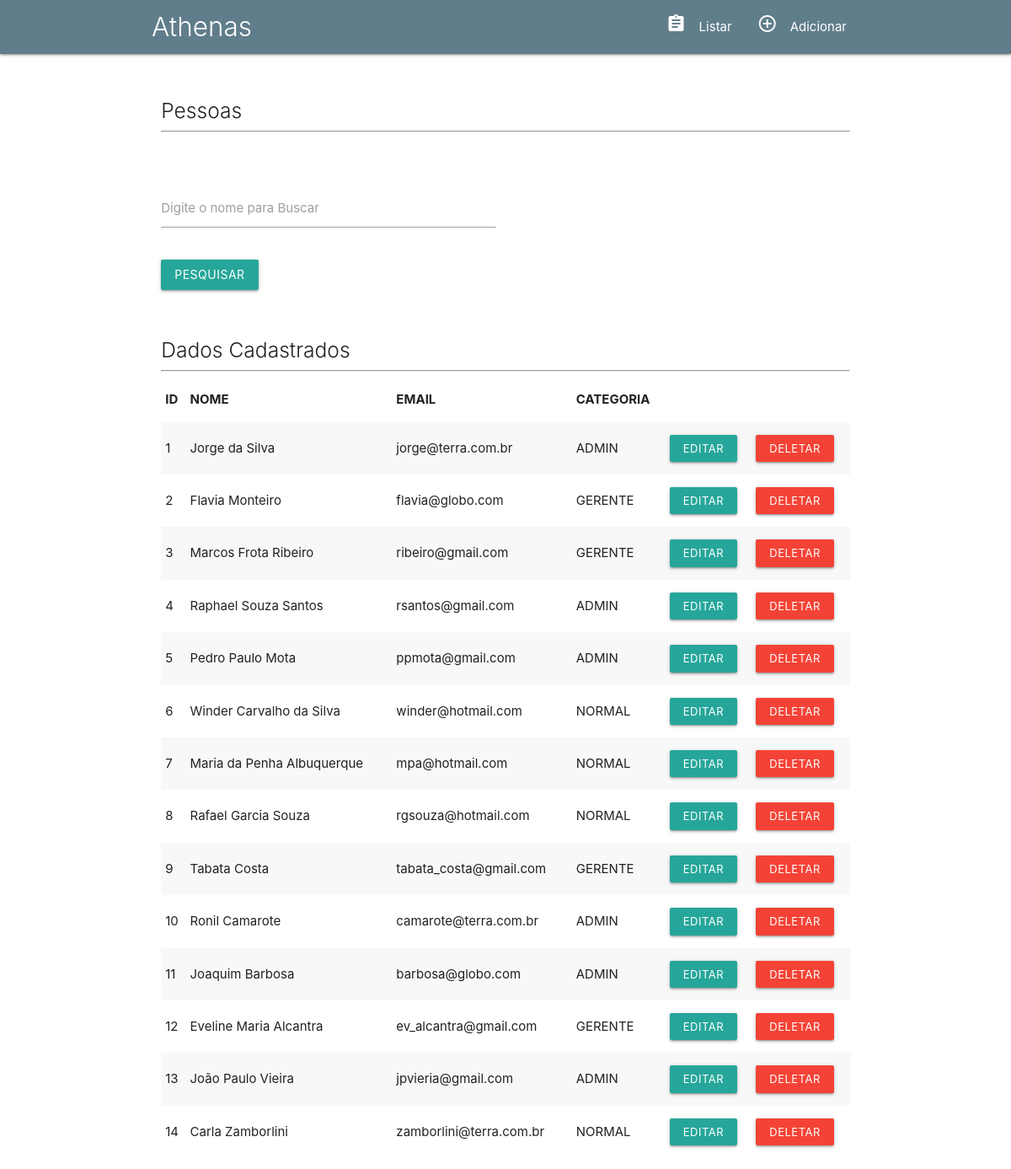
Page /public/home.php on the committed database.
### tables this page shows
CREATE TABLE `pessoa` (
  `idpessoa` int(11) NOT NULL,
  `nome` varchar(100) NOT NULL,
  `email` varchar(100) NOT NULL,
  `id_categoria` int(11) NOT NULL
);

CREATE TABLE `categoria` (
  `IDCATEGORIA` int(11) NOT NULL,
  `NOME` varchar(50) NOT NULL
);

### database/pessoas/read.php (called while the page is built, shortened)
<?php
    $search = filter_input(INPUT_POST, 'search', FILTER_SANITIZE_SPECIAL_CHARS);
    $readPessoa = new Pessoas();
    $readPessoa->read($search);

### classes/Pessoas.class.php (the view, shortened to what this page needs)
<?php
    class Pessoas extends Connection implements crudPessoas{
        private $id, $nome, $email, $id_categoria;
        protected function setId($id){
            $this->id = $id;
        }
        protected function getId(){
            return $this->id;
        }
        public function read($search){
            $conn = $this->connect();
            $search = "%" .$search. "%";
            $sql = "SELECT pessoa.idpessoa, pessoa.nome, pessoa.email, categoria.NOME
                    FROM pessoa
                    JOIN categoria on categoria.IDCATEGORIA  = pessoa.id_categoria
                    WHERE pessoa.nome like :search";
            $stmt = $conn->prepare($sql);
            $stmt->bindParam(':search', $search);
            $stmt->execute();
            $result = $stmt->fetchAll();
            foreach ($result as $values) {
                $id = $this->getId();
                echo "<tr>";
                echo "<td>" .$values['idpessoa']. "</td>";
                echo "<td>" .$values['nome']. "</td>";
                echo "<td>" .$values['email']. "</td>";
                echo "<td>" .$values['NOME']. "</td>";
                echo "<td><a href='edit-pessoa.php?id=$id' class='btn btn-small'>Editar</a></td>";
                echo "<td><a href='../database/pessoas/delete.php?id=$id' class='btn btn-small red'>Deletar</a></td>";
                echo "</tr>";
            }
        }
    }

### public/home.php (shortened to what this page needs)
<div class="row container">
    <div class="col s12">
        <p>&nbsp;</p>
        <h5 class="light">Pessoas</h5><hr><br><br>
        <?php require_once '../forms/form-consulta.php' ?>
        <table class="striped">
            <thead>
                <tr>
                    <th>ID</th>
                    <th>NOME</th>
                    <th>EMAIL</th>
                    <th>CATEGORIA</th>
                </tr>
            </thead>
            <tbody>
                <h5 class="light">Dados Cadastrados</h5><hr>
                <?php
                    require_once "../database/pessoas/read.php";
                ?>
            </tbody>
        </table>
    </div>
</div>

### forms/form-consulta.php
<form action="" method="post" class="row">
    <div class="input-field col s12 m6">
        <label for="search">Digite o nome para Buscar</label>
        <input type="text" name="search" id="search" autofocus>
    </div>
    <div class="input-field col s12">
        <input type="submit" name="" value="Pesquisar" class="btn" id=""><br><br>
    </div>
</form>

### rows in the picture
pessoa: idpessoa "1", nome "Jorge da Silva", email "jorge@terra.com.br", id_categoria.NOME "ADMIN"
pessoa: idpessoa "2", nome "Flavia Monteiro", email "flavia@globo.com", id_categoria.NOME "GERENTE"
pessoa: idpessoa "3", nome "Marcos Frota Ribeiro", email "ribeiro@gmail.com", id_categoria.NOME "GERENTE"
pessoa: idpessoa "4", nome "Raphael Souza Santos", email "rsantos@gmail.com", id_categoria.NOME "ADMIN"
pessoa: idpessoa "5", nome "Pedro Paulo Mota", email "ppmota@gmail.com", id_categoria.NOME "ADMIN"
pessoa: idpessoa "6", nome "Winder Carvalho da Silva", email "winder@hotmail.com", id_categoria.NOME "NORMAL"
pessoa: idpessoa "7", nome "Maria da Penha Albuquerque", email "mpa@hotmail.com", id_categoria.NOME "NORMAL"
pessoa: idpessoa "8", nome "Rafael Garcia Souza", email "rgsouza@hotmail.com", id_categoria.NOME "NORMAL"
pessoa: idpessoa "9", nome "Tabata Costa", email "tabata_costa@gmail.com", id_categoria.NOME "GERENTE"
pessoa: idpessoa "10", nome "Ronil Camarote", email "camarote@terra.com.br", id_categoria.NOME "ADMIN"
pessoa: idpessoa "11", nome "Joaquim Barbosa", email "barbosa@globo.com", id_categoria.NOME "ADMIN"
pessoa: idpessoa "12", nome "Eveline Maria Alcantra", email "ev_alcantra@gmail.com", id_categoria.NOME "GERENTE"
pessoa: idpessoa "13", nome "João Paulo Vieira", email "jpvieria@gmail.com", id_categoria.NOME "ADMIN"
pessoa: idpessoa "14", nome "Carla Zamborlini", email "zamborlini@terra.com.br", id_categoria.NOME "NORMAL"
